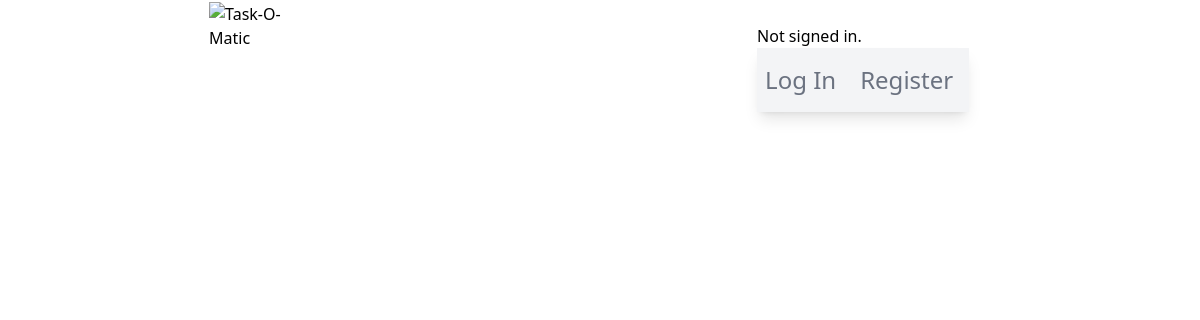
Page /project/3/ on the earlier database version.
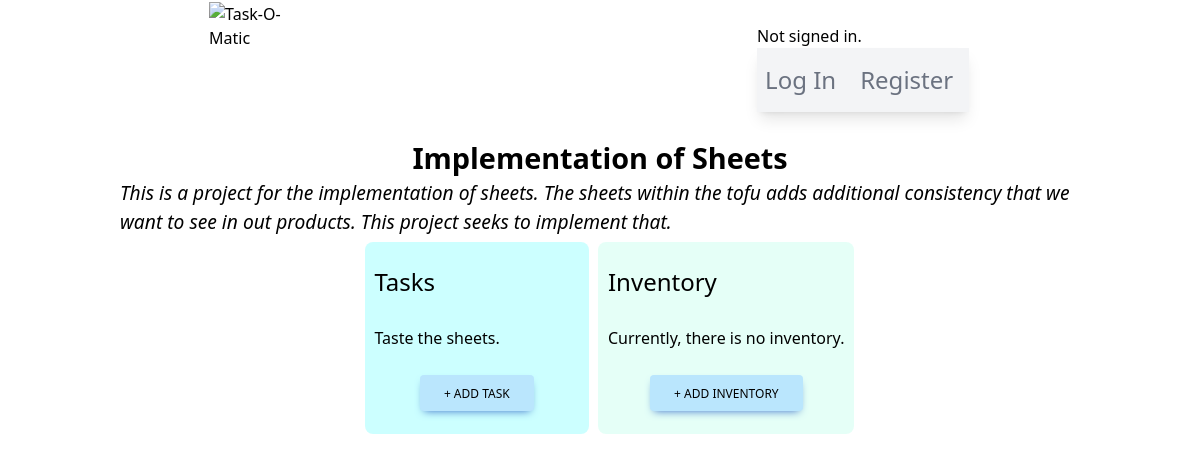
Same page on the later database version.
### taskomatic/models.py (models this page shows)
class Project(models.Model):
    user = models.ForeignKey(User, on_delete=models.CASCADE)
    owner = models.CharField(max_length=80)
    projectName = models.CharField(max_length=160)
    projectDescription = models.CharField(max_length=350)
    hasDeadline = models.BooleanField(default=False)
    hasInventory = models.BooleanField(default=False)
    hasTasks = models.BooleanField(default=False)
    creationDate = models.DateField()
    deadlineDate = models.DateField(null=True, blank=True)
    def __str__(self):
        return f"{self.projectName} created by {self.user}"

class Tasks(models.Model):
    projectId = models.ForeignKey(Project, on_delete=models.CASCADE)
    taskCreator = models.CharField(max_length=80)
    taskName = models.CharField(max_length=160)
    taskDescription = models.CharField(max_length=350)
    taskDeadline = models.DateField(null=True, blank=True)
    taskImportance = models.PositiveIntegerField(default=1, validators=[MinValueValidator(1), MaxValueValidator(10)])
    taskLimitAlert = models.DateField(null=True, blank=True)

### taskomatic/views.py (the view)
# urls.py: path("project/<str:pk>/", views.project_view, name="projectPage" )
def project_view(request, pk):
    project = Project.objects.filter(id=pk)
    tasks = Tasks.objects.filter(projectId = pk)
    inventory = Inventory.objects.filter(projectId = pk)
    print(project)
    return render(request, "taskomatic/projectPage.html", {
        'project': project,
        'tasks': tasks,
        'inventory': inventory,
        'taskForm': TaskForm(),
        'inventoryForm': InventoryForm()
    })

### taskomatic/templates/taskomatic/projectPage.html (shortened to what this page needs)
{% extends "./layout.html" %}
{% load static %}
{% block body %}
<div id="projectPageMainContainer">
    {% for item in project %}
    <h2>{{ item.projectName }}</h2>
    <p class="descriptiveParagraph">{{ item.projectDescription }}</p>
    <div id="tasksAndInventorySection">
        <span id="tasksContainer">
            <h3>Tasks</h3>
            {% if item.hasTasks %}
                {% if tasks %}
                    {% for task in tasks %}
            <p>{{ task.taskName }}</p>
            <button type="button" class="addTaskButton inline-block rounded bg-sky-200 px-6 pb-2 pt-2.5 text-xs font-medium uppercase leading-normal
            text-black shadow-[0_4px_9px_-4px_#3b71ca] transition duration-150 ease-in-out hover:bg-sky-300 max-w-s self-center">
                + Add Task
            </button>
                    {% endfor %}
                {% endif %}
            {% else %}
            <p>Tasks are <b>disabled</b> of this project.</p>
            <p>Request project owner to enable this functionality.</p>
            {% endif %}
        </span>
        <span id="inventoryContainer">
            <h3>Inventory</h3>
            {% if item.hasInventory %}
                {% if inventory %}
                    {% for inventoryItem in inventory %}
            <p>{{ inventoryItem.itemName }}</p>
            <button type="button" class="addInventoryButton inline-block rounded bg-sky-200 px-6 pb-2 pt-2.5 text-xs font-medium uppercase leading-normal
            text-black shadow-[0_4px_9px_-4px_#3b71ca] transition duration-150 ease-in-out hover:bg-sky-300 max-w-s self-center">
                + Add Inventory
            </button>
                    {% endfor %}
                {% else %}
            <p>Currently, there is no inventory.</p>
            <button type="button" class="addInventoryButton inline-block rounded bg-sky-200 px-6 pb-2 pt-2.5 text-xs font-medium uppercase leading-normal
            text-black shadow-[0_4px_9px_-4px_#3b71ca] transition duration-150 ease-in-out hover:bg-sky-300 max-w-s self-center">
                + Add Inventory
            </button>
                {% endif %}
            {% else %}
            <p>Inventory is <b>disabled</b> of this project.</p>
            <p>Request project owner to enable this functionality.</p>
            {% endif %}
        </span>
    </div>
    {% endfor %}
</div>
{% endblock %}

### taskomatic/templates/taskomatic/layout.html (shortened to what this page needs)
{% load static %}
<!DOCTYPE html>
<html lang="en">
<head>
    <link href="{% static 'taskomatic/styles.css' %}" rel="stylesheet">
    <script src="https://cdn.tailwindcss.com"></script>
</head>
<body>
    <header>
        <a href="{% url 'index' %}"><img id="taskLogo" src="https://escrituras-eremitas.com/wp-content/uploads/2023/04/task-O-maticLogo.png" alt="Task-O-Matic"></a>
        <div class="navSection">
            <div>
                {% if user.is_authenticated %}
                    Signed in as <strong>{{ user.username }}</strong>.
                {% else %}
                    Not signed in.
                {% endif %}
            </div>
                <ul class="relative max-w-2xl flex flex-wrap items-center justify-between py-4 bg-gray-100 text-gray-500
                hover:text-gray-700 focus:text-gray-700 shadow-lg navbar navbar-expand-lg navbar-light">
                    {% if user.is_authenticated %}
                        <li class="nav-item pr-2">
                            <a class="nav-link text-2xl text-gray-500 hover:text-gray-700
                            focus:text-gray-700 p-2" href="{% url 'logout' %}">Log Out</a>
                        </li>
                        <li class="nav-item pr-2">
                            <a class="nav-link text-2xl text-gray-500 hover:text-gray-700
                            focus:text-gray-700 p-2" href="{% url 'newProject' %}">New Project</a>
                        </li>
                    {% else %}
                        <li class="nav-item pr-2">
                            <a class="nav-link text-2xl text-gray-500 hover:text-gray-700
                            focus:text-gray-700 p-2" href="{% url 'login' %}">Log In</a>
                        </li>
                        <li class="nav-item pr-2">
                            <a class="nav-link text-2xl text-gray-500 hover:text-gray-700
                            focus:text-gray-700 p-2" href="{% url 'register' %}">Register</a>
                        </li>
                    {% endif %}
                </ul>
            </div>
    </header>
    {% block body %}
    {% endblock %}
</body>
</html>

### taskomatic/static/taskomatic/styles.css (style rules this page uses)
html { font-size: 16px; }
* { margin: 0; padding: 0; box-sizing: border-box; }
h2 { font-size: 1.8rem !important; font-weight: 600 !important; }
h3 { font-size: 1.5rem !important; font-weight: 500 !important; }
header { display: flex; justify-content: space-around; }
#taskLogo { max-width: 30rem; margin: 2%; }
.navSection { max-width: 20rem; margin: 2%; }
#projectPageMainContainer { display: flex; flex-direction: column; align-items: center; width: 80%; margin: 0 auto; }
.descriptiveParagraph { font-size: 1.2rem; font-style: italic; }
#tasksAndInventorySection { display: flex; justify-content: space-between; }
#tasksContainer { display: flex; flex-direction: column; justify-content: space-around; background-color: rgba(0, 255, 255, 0.2); border-radius: 0.5rem; min-height: 12rem; min-width: 14rem; margin: 1%; padding: 2%; }
#inventoryContainer { display: flex; flex-direction: column; justify-content: space-around; background-color: rgba(127, 255, 212, 0.2); border-radius: 0.5rem; min-height: 12rem; min-width: 16rem; margin: 1%; padding: 2%; }

Differences in the rows shown:
added Project: projectName "Implementation of Sheets", projectDescription "This is a project for the implementation of sheets. The sheets within the tofu adds additional consistency that we want to see in out products. This project seeks to implement that.", hasInventory "Currently, there is no inventory."
added Tasks: taskName "Taste the sheets."
